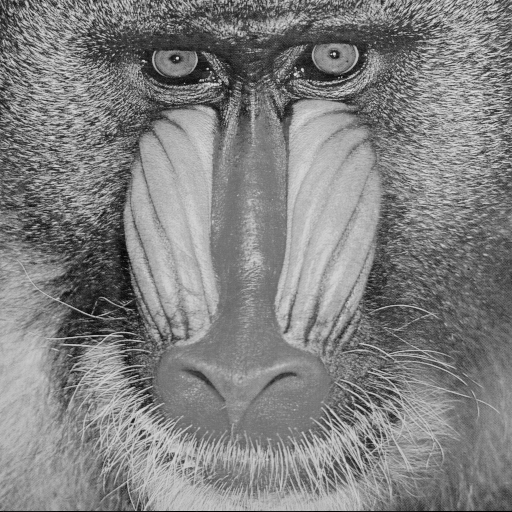
#> input picture Trabalho 1/imgs/baboon_monocromatica.png, 512 x 512 px, found by its file name
$ python trab1.6.py
#> lines starting #> are read from the running program, lines starting #| are printed output that depends on the picture; after the words box and inside, x2 and y2 are one past the last pixel; in counts of white or black regions, pixels touching at a corner belong together
import numpy as np
import cv2

# loading monochromatic image
path = '/home/daniel/Documents/Unicamp/IC/MC920/Trabalho 1/imgs/baboon_monocromatica.png'
image = cv2.imread(path, cv2.IMREAD_GRAYSCALE)
#> image is the input picture: shape (512, 512); min 0, max 230, mean 129.1

# converting image to [0,255]
min_val = np.min(image)
#> min_val = 0
max_val = np.max(image)
#> max_val = 230
image = (image - min_val) / (max_val - min_val)
image = (image * 255).astype(np.uint8)

# bit lane extraction and showing
for i in range(8):
    bit_plane = ((image >> i) & 1) * 255

    # showing images
    cv2.imshow(f'Plano de Bit {i}', bit_plane)
    cv2.imwrite(f'bit{i}.png', bit_plane)
#> this loop made 8 passes
#> pass 1, `bit_plane = ((image >> i) & 1) * 255`:
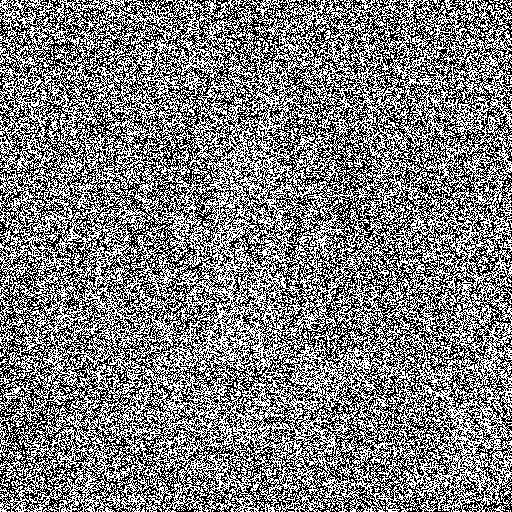
#> bit_plane: shape (512, 512); 49.6% white in thin lines or dots
#> pass 2, `bit_plane = ((image >> i) & 1) * 255`:
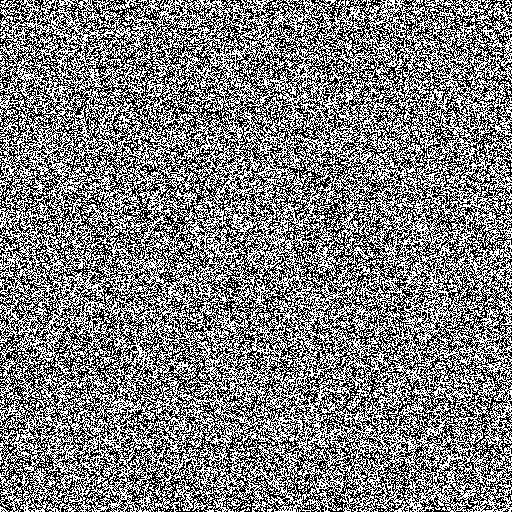
#> bit_plane: shape (512, 512); 49.9% white in thin lines or dots
#> pass 3, `bit_plane = ((image >> i) & 1) * 255`:
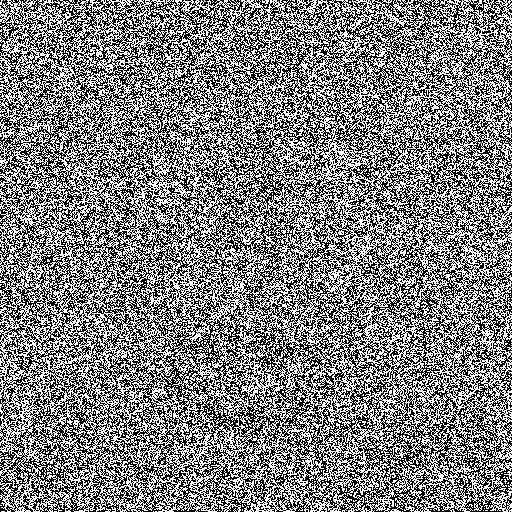
#> bit_plane: shape (512, 512); 50.4% white; black in thin lines or dots

cv2.waitKey(0)
cv2.destroyAllWindows()

$ run again, with Trabalho 1/imgs/baboon_perspectiva.png copied over Trabalho 1/imgs/baboon_monocromatica.png
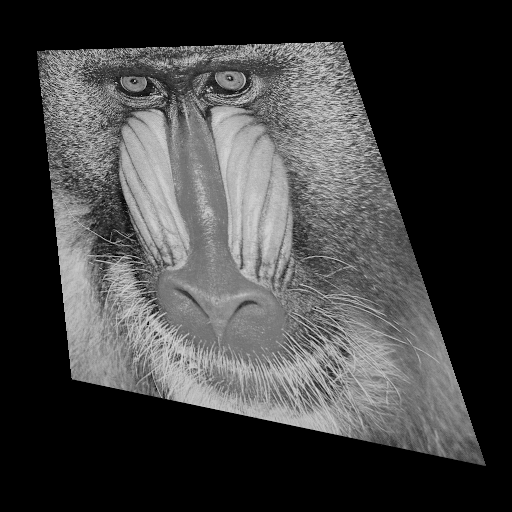
#> input picture Trabalho 1/imgs/baboon_perspectiva.png, 512 x 512 px, found by its file name
#> image is the input picture: shape (512, 512); min 0, max 232, mean 65.7
#> min_val = 0
#> max_val = 232
#> the loop `for i in range(8):` made 8 passes
#> pass 1, `bit_plane = ((image >> i) & 1) * 255`:
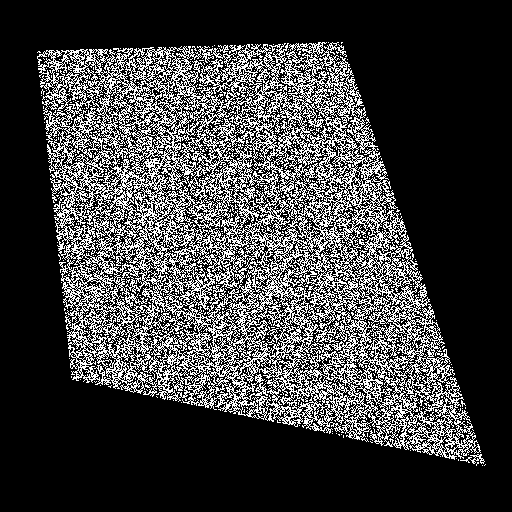
#> bit_plane: shape (512, 512); 24.9% white in thin lines or dots, all inside (x1, y1, x2, y2) = (37, 42, 486, 466)
#> pass 3, `bit_plane = ((image >> i) & 1) * 255`:
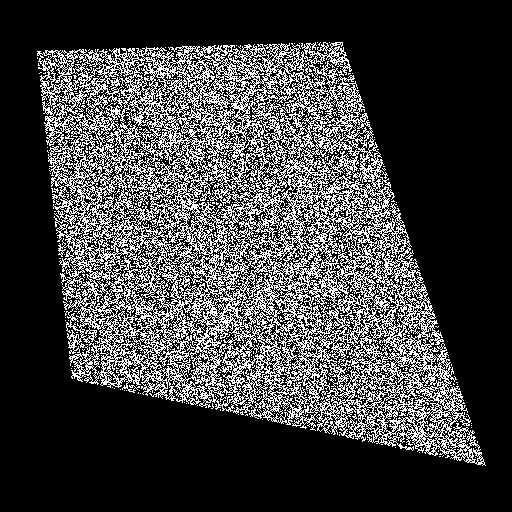
#> bit_plane: shape (512, 512); 25.3% white in thin lines or dots, all inside (x1, y1, x2, y2) = (37, 42, 486, 466)

$ run again, with Trabalho 1/imgs/butterfly.png copied over Trabalho 1/imgs/baboon_monocromatica.png
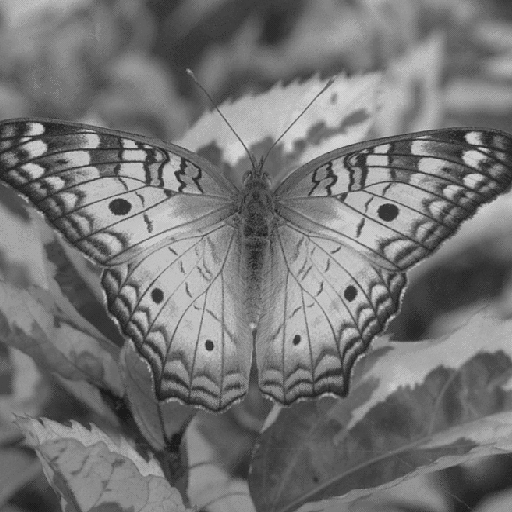
#> input picture Trabalho 1/imgs/butterfly.png, 512 x 512 px, found by its file name
#> image is the input picture: shape (512, 512); min 27, max 212, mean 116.8
#> min_val = 27
#> max_val = 212
#> the loop `for i in range(8):` made 8 passes
#> pass 1, `bit_plane = ((image >> i) & 1) * 255`:
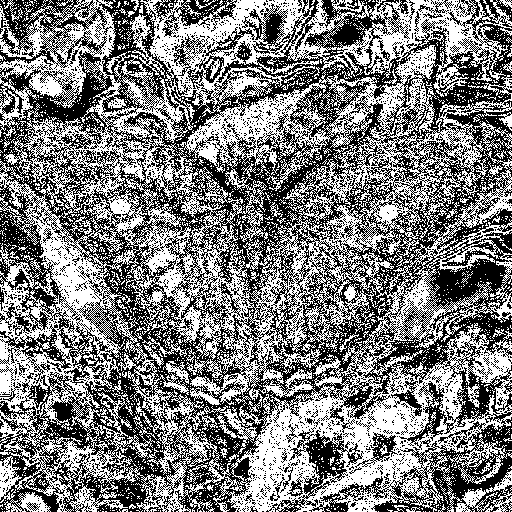
#> bit_plane: shape (512, 512); 49.6% white in thin lines or dots
#> pass 3, `bit_plane = ((image >> i) & 1) * 255`:
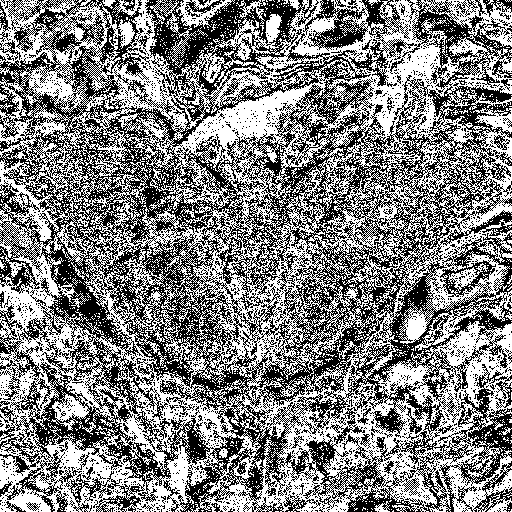
#> bit_plane: shape (512, 512); 51.1% white; black in thin lines or dots
